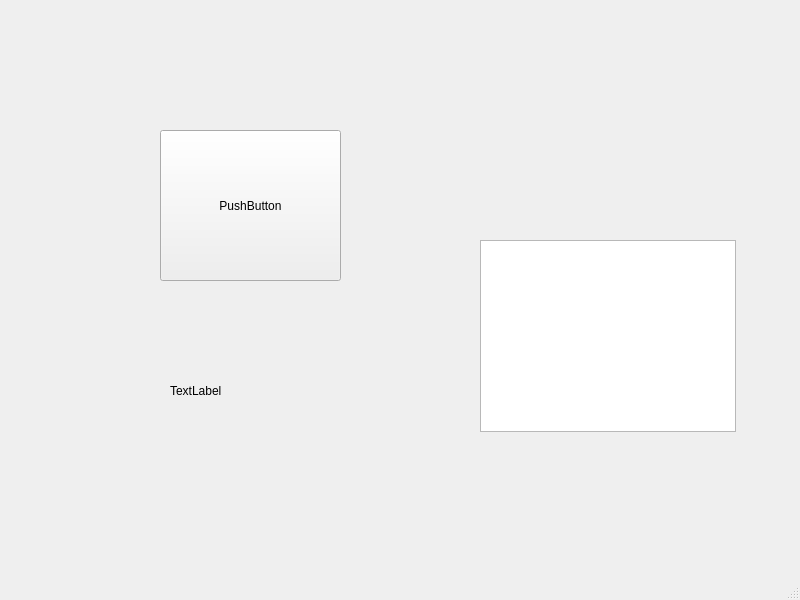
<?xml version="1.0" encoding="UTF-8"?>
<ui version="4.0">
 <class>MainWindow</class>
 <widget class="QMainWindow" name="MainWindow">
  <property name="geometry">
   <rect>
    <x>0</x>
    <y>0</y>
    <width>800</width>
    <height>600</height>
   </rect>
  </property>
  <property name="windowTitle">
   <string>MainWindow</string>
  </property>
  <widget class="QWidget" name="centralwidget">
   <widget class="QPushButton" name="pushButton">
    <property name="geometry">
     <rect>
      <x>160</x>
      <y>130</y>
      <width>181</width>
      <height>151</height>
     </rect>
    </property>
    <property name="text">
     <string>PushButton</string>
    </property>
   </widget>
   <widget class="QUndoView" name="undoView">
    <property name="geometry">
     <rect>
      <x>480</x>
      <y>240</y>
      <width>256</width>
      <height>192</height>
     </rect>
    </property>
   </widget>
   <widget class="QLabel" name="label">
    <property name="geometry">
     <rect>
      <x>170</x>
      <y>360</y>
      <width>181</width>
      <height>61</height>
     </rect>
    </property>
    <property name="text">
     <string>TextLabel</string>
    </property>
   </widget>
  </widget>
  <widget class="QMenuBar" name="menubar">
   <property name="geometry">
    <rect>
     <x>0</x>
     <y>0</y>
     <width>800</width>
     <height>26</height>
    </rect>
   </property>
  </widget>
  <widget class="QStatusBar" name="statusbar"/>
 </widget>
 <resources/>
 <connections/>
</ui>
